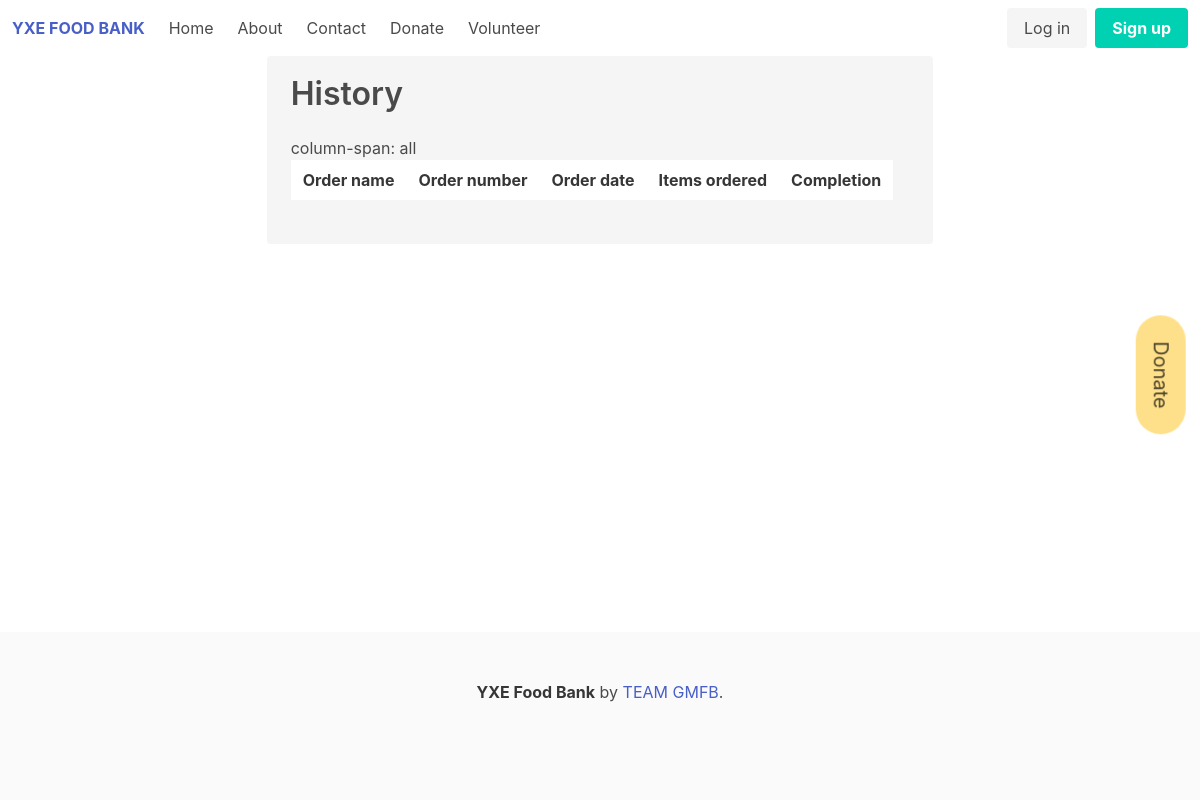
Before: /history/ with the older database file.
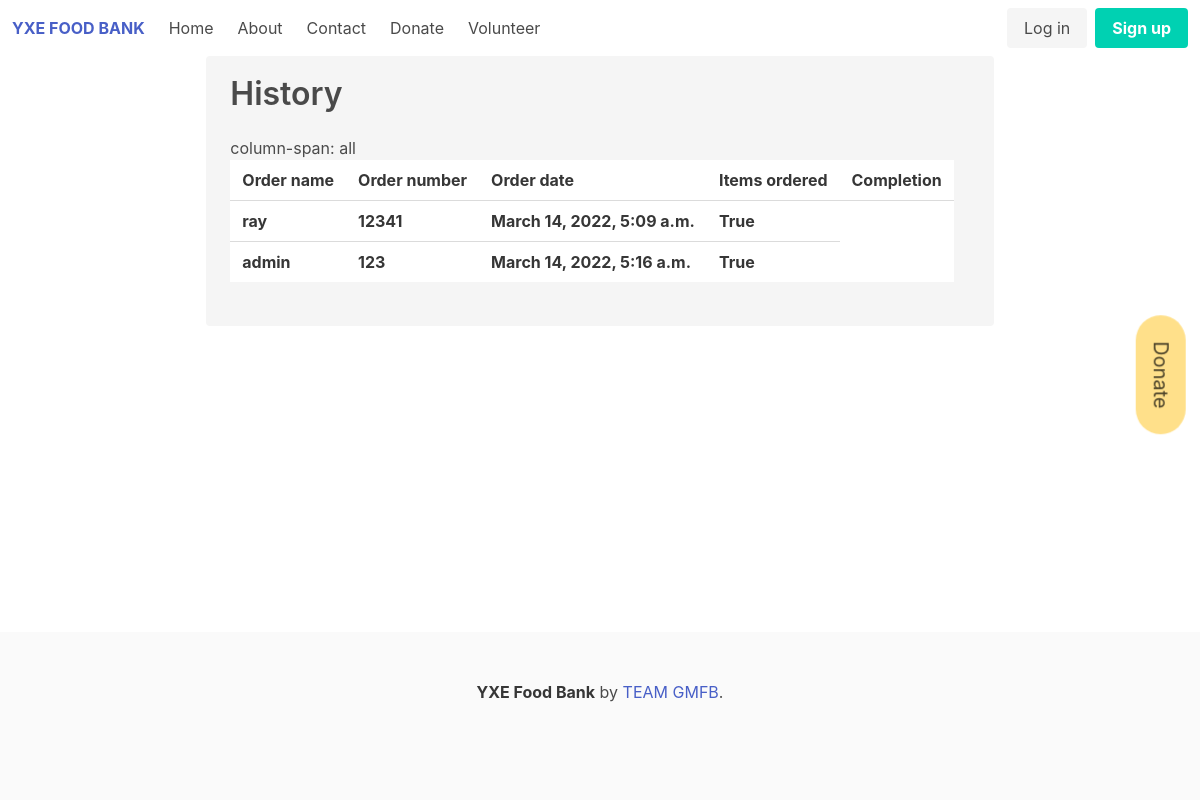
After: the same page with the newer database file.
### store/models.py (models this page shows, shortened)
class Form(models.Model):
    customer = models.ForeignKey(
        Account, on_delete=models.SET_NULL, blank=True, null=True)
    date_ordered = models.DateTimeField(auto_now_add=True)
    complete = models.BooleanField(default=False, null=True, blank=False)
    transaction_id = models.CharField(max_length=200, null=True)
    notes = models.CharField(max_length=200, null=True)
    fufilled = models.BooleanField(default=False, null=True, blank=False)

### account/models.py (models this page shows, shortened)
class Account(AbstractBaseUser):
    email = models.EmailField(verbose_name="email", max_length=60, unique=True)
    username = models.CharField(max_length=30, unique=True)
    date_joined = models.DateTimeField(
        verbose_name='date joined', auto_now_add=True)
    last_login = models.DateTimeField(verbose_name='last login', auto_now=True)
    is_admin = models.BooleanField(default=False)
    is_active = models.BooleanField(default=True)
    is_staff = models.BooleanField(default=False)
    is_superuser = models.BooleanField(default=False)
    phone = models.CharField(
        verbose_name="phone", max_length=10, unique=True)
    first_name = models.CharField(max_length=30)
    last_name = models.CharField(max_length=30)
    USERNAME_FIELD = 'username'
    REQUIRED_FIELDS = ['email', 'phone', 'first_name', 'last_name']
    objects = MyAccountManager()
    def __str__(self):
        return self.username

### userHist/views.py (the view)
# urls.py: path('history/', views.userHistPage, name="userHist"),
def userHistPage(request):
    user = request.user
    products = Product.objects.all()
    accounts = Account.objects.all()
    formitem = Formitems.objects.all()
    form = Form.objects.all()
    context = {'products':products,'account':accounts,'form': form, 'formitems':formitem}
    return render(request, 'userHist.html', context)

### userHist/templates/userHist.html (shortened to what this page needs)
{% extends 'main.html' %} {% block content %}
<div class="container">
  <div class="notification is-secondary">
    <div class="title">History</div>
    <h2>column-span: all</h2>
    <p>
      <div class="table-container">
        <table class="table">
          <tr>
            <th>Order name</th>
            <th>Order number</th>
            <th>Order date</th>
            <h2><th>Items ordered</th></h2>
            <th>Completion</th>
          </tr>
          {% for x in form %}
          <tr>
            <th>{{ x.customer }}</th>
            <th>{{ x.transaction_id }}</th>
            <th>{{ x.date_ordered }} </th>
            <th>{{ x.complete }}</th>
          </tr>
          {% endfor %}
        </table>
      </div>
    </p>
  </div>
</div>
{% endblock content %}

### templates/main.html (shortened to what this page needs)
{% load static %}
<!DOCTYPE html>
<html lang="en">
<head>
  <link rel="stylesheet" href="{% static 'css/style.css' %}" />
</head>
<a href="{% url 'donate' %}" class="donato button is-warning is-medium is-rounded"
  style=" position: fixed;bottom: 50%;right:-20px;z-index: 9999; transform: rotate(90deg);">Donate</a>
<body>
  {% include 'navbar.html'%}
  {% block content%}
  {% endblock %}
  {% include 'footer.html' %}
</body>
</html>

### templates/navbar.html (shortened to what this page needs)
<nav class="navbar" role="navigation" aria-label="main navigation">
  <div class="navbar-brand">
    <a class="navbar-item logotext" href="/"> YXE FOOD BANK </a>
  </div>
  <div id="navbarBasicExample" class="navbar-menu">
    <div class="navbar-start">
      <a class="navbar-item" href="{% url 'home' %}"> Home </a>
      <a class="navbar-item" href="{% url 'about' %}"> About </a>
      <a class="navbar-item"href="{% url 'contact' %}"> Contact </a>
      <a class="navbar-item" href="{% url 'donate' %}"> Donate </a>
      <a class="navbar-item" href="{% url 'volunteer' %}"> Volunteer </a>
    </div>
    <div class="navbar-end">
      <div class="navbar-item">
        <div class="buttons">
          {% if request.user.is_authenticated %}
          <div class="dropdown is-hoverable">
            <div class="dropdown-trigger">
              <button
                class="button"
                aria-haspopup="true"
                aria-controls="dropdown-menu4"
              >
                <span>Welcome, {{request.user}}</span>
                <span class="icon is-small">
                  <i class="fas fa-angle-down" aria-hidden="true"></i>
                </span>
              </button>
            </div>
            <div class="dropdown-menu" id="dropdown-menu4" role="menu">
              <div class="dropdown-content">
                <div class="dropdown-item">
                  <a class="dropdown-item" href="">My requests</a>
                  <a class="dropdown-item" href="{% url 'logout' %}">
                    Logout
                  </a>
                </div>
              </div>
            </div>
          </div>
          {% else %}
          <a class="button is-light" href="/login"> Log in </a>
          <a href="{% url 'register' %}" class="button is-primary">
            <strong>Sign up</strong>
          </a>
          {% endif %}
        </div>
      </div>
    </div>
  </div>
</nav>

### templates/footer.html
<footer class="footer">
    <div class="content has-text-centered">
      <p>
        <strong>YXE Food Bank</strong> by <a href="https://git.cs.usask.ca/sas473/GMFB">TEAM GMFB</a>.
      </p>
    </div>
  </footer>

### static/css/style.css (style rules this page uses)
html, body { min-height: 100vh; display: flex; flex-direction: column; }
body > footer { margin-top: auto; }
.button { transition: all .15s ease-in-out; }
.logotext { font-weight: bold; }
.footer { margin-top: auto; }
h2 { column-span: all; }

Changed rows visible on the page:
added Form: customer "ray", transaction_id "12341", date_ordered "March 14, 2022, 5:09 a.m.", complete "True"
added Form: customer "admin", transaction_id "123", date_ordered "March 14, 2022, 5:16 a.m.", complete "True"
